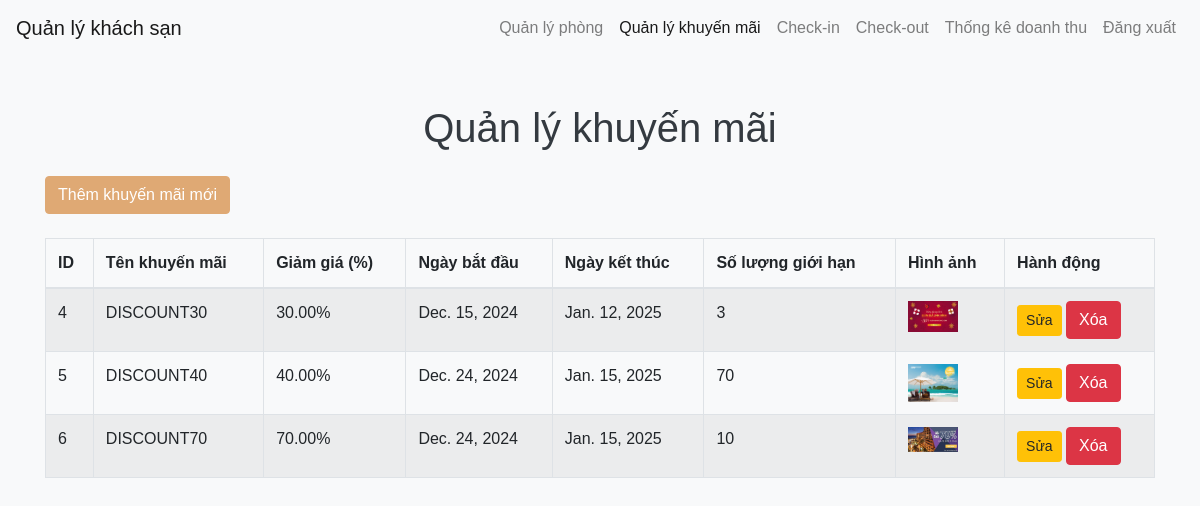
Screenshot of /manage-promotions/ with the database file from the repository.
### app/models.py (models this page shows, shortened)
class Promotion(models.Model):
    code = models.CharField(max_length=50, unique=True, verbose_name="Mã khuyến mãi")
    name = models.CharField(max_length=200, verbose_name="Tên mã khuyến mãi")
    discount_percentage = models.DecimalField(max_digits=5, decimal_places=2, verbose_name="Phần trăm giảm giá (%)")
    image = models.ImageField(upload_to='promotion/', verbose_name="Hình ảnh")
    start_date = models.DateField(verbose_name="Ngày bắt đầu")
    end_date = models.DateField(verbose_name="Ngày kết thúc")
    is_active = models.BooleanField(default=True, verbose_name="Còn hiệu lực")
    description = RichTextField(verbose_name="Mô tả chi tiết")
    limit = models.IntegerField(default=-1, verbose_name="Số lượng giới hạn (-1 nếu không giới hạn)")
    created_at = models.DateTimeField(auto_now_add=True, verbose_name="Ngày tạo")
    updated_at = models.DateTimeField(auto_now=True, verbose_name="Ngày cập nhật")

### app/views.py (the view)
# urls.py: path('manage-promotions/', views.manage_promotions, name='manage_promotions'),
def manage_promotions(request):
    promotions = Promotion.objects.all().order_by('id')  # Sort by ID in ascending order
    context = {'promotions': promotions}
    return render(request, 'promotion-management.html', context)

### app/templates/promotion-management.html (shortened to what this page needs)
{% load static %}
<!DOCTYPE html>
<html lang="vi">
  <head>
    <link
      href="https://stackpath.bootstrapcdn.com/bootstrap/4.5.2/css/bootstrap.min.css"
      rel="stylesheet"
    />
    <link rel="stylesheet" href="{% static 'css/font-awesome.min.css' %}" />
    <link rel="stylesheet" href="{% static 'css/admin.css' %}" />
  </head>
  <body>
    <nav class="navbar navbar-expand-lg navbar-light bg-light">
      <a class="navbar-brand" href="#">Quản lý khách sạn</a>
      <div class="collapse navbar-collapse" id="navbarNav">
        <ul class="navbar-nav ml-auto">
          <li class="nav-item">
            <a class="nav-link" href="{% url 'manage_room' %}">Quản lý phòng</a>
          </li>
          <li class="nav-item">
            <a class="nav-link active" href="{% url 'manage_promotions' %}"
              >Quản lý khuyến mãi</a
            >
          </li>
          <li class="nav-item">
            <a class="nav-link" href="{% url 'check_in' %}">Check-in</a>
          </li>
          <li class="nav-item">
            <a class="nav-link" href="{% url 'check_out' %}">Check-out</a>
          </li>
          <li class="nav-item">
            <a class="nav-link" href="{% url 'thongkedoanhthu' %}">Thống kê doanh thu</a>
          </li>
          <li class="nav-item">
            <a class="nav-link" href="{% url 'logout' %}">Đăng xuất</a>
          </li>
        </ul>
      </div>
    </nav>
    <div class="container mt-5">
      <h1 class="text-center">Quản lý khuyến mãi</h1>
      <div class="row mt-4">
        <div class="col-md-12">
          <a href="{% url 'admin:app_promotion_add' %}" class="btn btn-success mb-4"
            >Thêm khuyến mãi mới</a
          >
        </div>
      </div>
      <div class="row">
        <div class="col-md-12">
          <table class="table table-striped table-bordered">
            <thead>
              <tr>
                <th>ID</th>
                <th>Tên khuyến mãi</th>
                <th>Giảm giá (%)</th>
                <th>Ngày bắt đầu</th>
                <th>Ngày kết thúc</th>
                <th>Số lượng giới hạn</th>
                <th>Hình ảnh</th>
                <th>Hành động</th>
              </tr>
            </thead>
            <tbody>
              {% for promotion in promotions %}
              <tr>
                <td>{{ promotion.id }}</td>
                <td>{{ promotion.name }}</td>
                <td>{{ promotion.discount_percentage }}%</td>
                <td>{{ promotion.start_date }}</td>
                <td>{{ promotion.end_date }}</td>
                <td>{{ promotion.limit }}</td>
                <td>
                  <img src="{{ promotion.image.url }}" width="50" alt="Image" />
                </td>
                <td>
                  <a href="{% url 'admin:app_promotion_change' promotion.id %}" class="btn btn-warning btn-sm" >Sửa</a>
                  <a
                    href="{% url 'promotion_delete' promotion.id %}"
                    class="btn btn-danger"
                    >Xóa</a
                  >
                </td>
              </tr>
              {% empty %}
              <tr>
                <td colspan="7" class="text-center">
                  Không có khuyến mãi nào.
                </td>
              </tr>
              {% endfor %}
            </tbody>
          </table>
        </div>
      </div>
    </div>
  </body>
</html>

### app/static/css/admin.css (style rules this page uses)
body { background-color: #f8f9fa; font-family: Arial, sans-serif; }
h1 { color: #343a40; }
.btn-success { color: #fff; background-color: #dfa974; border-color: #dfa974; }

### rows the page displays
Promotion: id "4", name "DISCOUNT30", discount_percentage "30.00", start_date "Dec. 15, 2024", end_date "Jan. 12, 2025", limit "3", image (picture)
Promotion: id "5", name "DISCOUNT40", discount_percentage "40.00", start_date "Dec. 24, 2024", end_date "Jan. 15, 2025", limit "70", image (picture)
Promotion: id "6", name "DISCOUNT70", discount_percentage "70.00", start_date "Dec. 24, 2024", end_date "Jan. 15, 2025", limit "10", image (picture)
